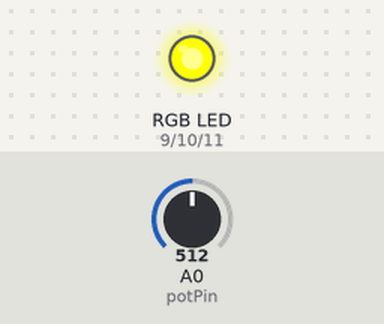
This sketch was run on a simulated Arduino Uno, built with avr-gcc and run on an emulated ATmega328P. On the bench: an RGB LED mixed from three pins (HIGH = lit). The inputs (shaded band) are chosen by the test bench; at power-on: A0 (potPin) = 512.

Above: at 1.2 s.
1.3 s: A0 (potPin) set to 306
At 2.2 s:
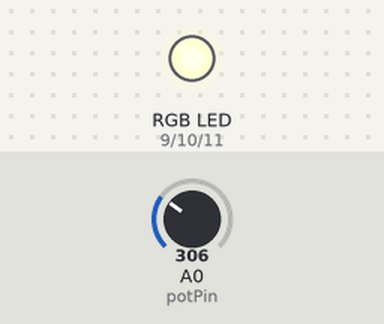
2.8 s: A0 (potPin) set to 298
At 3.2 s:
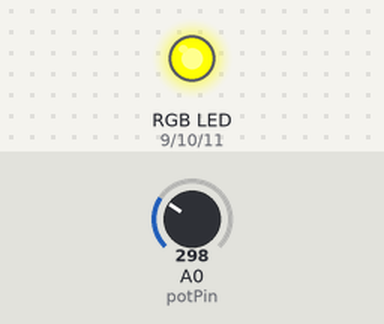
4.3 s: A0 (potPin) set to 245
At 5.5 s:
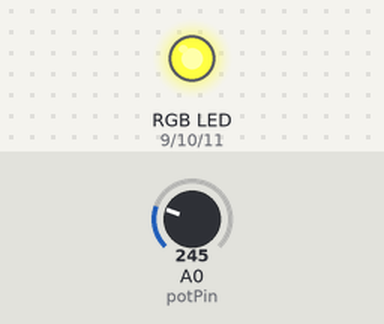
5.8 s: A0 (potPin) set to 0
At 6.8 s:
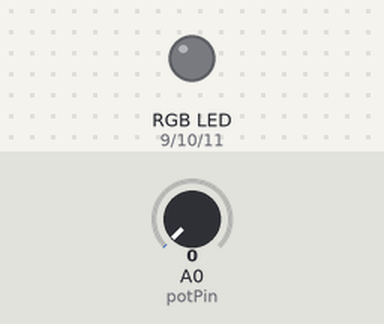
Timing chart, 0 to 8.3 s (numbered marks = the images above; inputs shaded):
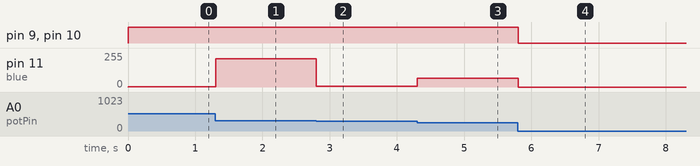

Measured:
- the behaviour switches between 299 and 298 on A0 (potPin) (found by bisection; images 1 and 2)
- after the input at 1.3 s, pin 11 (blue): 2/255 → 213/255 at once
- after the input at 2.8 s, pin 11 (blue): 213/255 → 5/255 at once
- after the input at 4.3 s, pin 11 (blue): 5/255 → 67/255 at once
- after the input at 5.8 s, pin 9 (red), pin 10 (green): HIGH → LOW at once; pin 11 (blue): 67/255 → 0/255 at once

The sketch:

rainbow.ino
```cpp
// Pins
const int red = 9;
const int green = 10;
const int blue = 11;
const int potPin = 0;

// Colors
int ocsAvailableColor[] = {0, 255, 0}; // Green
int ocsAvailable = 97; // a
int ocsBusyColor[] = {255, 0, 0}; // Red
int ocsBusy = 98; // b
int ocsAwayColor[] = {255, 70, 0}; // Yellow but Blue for now
int ocsAway = 119; // w
int ocsUnknownColor[] = {0, 0, 0}; // Nothing
int ocsDebug = 48; // 0
int ocsDebugColor[] = {255, 255, 255}; // ALL
int ocsRainbow = 114; // r
int ocsDisturb = 100; // d
int noneColor[] = {0, 0, 0}; // Blank

boolean rainbowMode = true;
int incomingByte = 0;
int* currentColor = ocsDebugColor;

/**
 * Calculate the actual value to spit out to the pins based on brightness
 */
void calculateColorValue(int brightness, int *color, int *outputColor) {
  float multiplyer = brightness / 1024.0;
  outputColor[0] = (int)(multiplyer * color[0]);
  outputColor[1] = (int)(multiplyer * color[1]);
  outputColor[2] = (int)(multiplyer * color[2]);
}

/**
 * Display a color to the pins
 */
void displayColor(int* color, int brightness) {
  int outputColor[] = {0, 0, 0};
  calculateColorValue(brightness, color, outputColor);

  analogWrite(red, outputColor[0]);
  analogWrite(green, outputColor[1]);
  analogWrite(blue, outputColor[2]);
}

/**
 * Setup the board
 */
void setup() {
  // initialize the digital pin as an output.
  pinMode(red, OUTPUT);
  pinMode(green, OUTPUT);
  pinMode(blue, OUTPUT);
  Serial.begin(9600);
}

/**
 * Logic loop
 */
void loop() {
  unsigned int rgbColour[3];

  // Start off with red.
  rgbColour[0] = 255;
  rgbColour[1] = 0;
  rgbColour[2] = 0;

  // Choose the colours to increment and decrement.
  for (int decColour = 0; decColour < 3; decColour += 1) {
    // Determine rollover between blue and red (last and first)
    int incColour = 0;
    if (decColour != 2) {
      incColour = decColour + 1;
    }

    // cross-fade the two colours.
    for(int i = 0; i < 255; i += 1) {
      rgbColour[decColour] -= 1;
      rgbColour[incColour] += 1;

      // Read the brightness multiplier
      int brightness = analogRead(potPin);

      if (Serial.available() > 0) {
        incomingByte = Serial.read();
        rainbowMode = false;
        if (incomingByte == ocsAvailable) {
          currentColor = ocsAvailableColor;
        }
        else if (incomingByte == ocsBusy) {
          currentColor = ocsBusyColor;
        }
        else if (incomingByte == ocsAway) {
          currentColor = ocsAwayColor;
        }
        else if (incomingByte == ocsDebug) {
          currentColor = ocsDebugColor;
        }
        else if (incomingByte == ocsDisturb) {
          currentColor = ocsBusyColor;
          displayColor(currentColor, brightness);
          delay(1000);
          currentColor = noneColor;
          displayColor(currentColor, brightness);
          delay(1000);
        }
        else {
          rainbowMode = true;
          int rainbowColor[] = {rgbColour[0], rgbColour[1], rgbColour[2]};
          currentColor = rainbowColor;
        }
      }
      else if (rainbowMode == true) {
          int rainbowColor[] = {rgbColour[0], rgbColour[1], rgbColour[2]};
          currentColor = rainbowColor;
      }
      displayColor(currentColor, brightness);
      delay(5);
    }
  }
}
```
